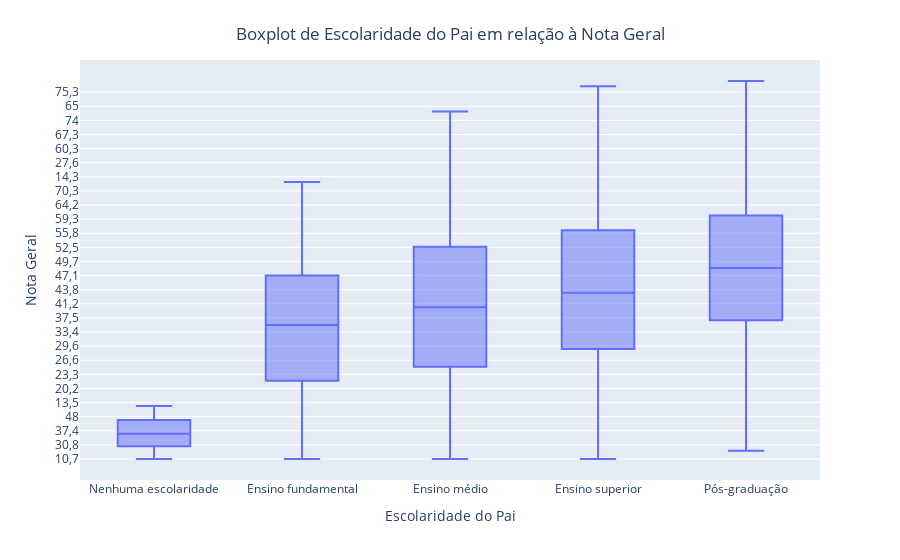

The notebook cell this image was saved under:
### Code cell
categorias = {
    'A': 'Nenhuma escolaridade',
    'B': 'Ensino fundamental',
    'C': 'Ensino fundamental',
    'D': 'Ensino médio',
    'E': 'Ensino superior',
    'F': 'Pós-graduação'
}

ordem_categorias = {'Nenhuma escolaridade': 1, 'Ensino fundamental': 2, 
                    'Ensino médio': 3, 'Ensino superior': 4, 'Pós-graduação': 5}

dados_explorados['Categoria'] = dados_explorados['Escolaridade_pai'].map(categorias)

dados_explorados['ordem_categoria'] = dados_explorados['Categoria'].map(ordem_categorias)

dados_explorados = dados_explorados.sort_values(by=['ordem_categoria', 'Nota_geral'])

fig = px.box(dados_explorados, x='Categoria', y='Nota_geral', 
             labels={'Categoria': 'Escolaridade do Pai', 'Nota_geral': 'Nota Geral'})
fig.update_layout(title='Boxplot de Escolaridade do Pai em relação à Nota Geral', title_x=0.5, title_y=0.95)
fig.show()

### Figure 1 — Plotly figure (JSON) as saved in the notebook; plotly's stock layout.template omitted (floating-point values rounded to 4 significant figures; data arrays with more than 128 entries replaced by an {"elided": "..."} marker saying what was removed)
{"data": [{"alignmentgroup": "True", "hovertemplate": "Escolaridade do Pai=%{x}<br>Nota Geral=%{y}<extra></extra>", "legendgroup": "", "marker": {"color": "#636efa"}, "name": "", "notched": false, "offsetgroup": "", "orientation": "v", "showlegend": false, "type": "box", "x": {"elided": "4186 str values"}, "x0": " ", "xaxis": "x", "y": {"elided": "4186 str values"}, "y0": " ", "yaxis": "y"}], "layout": {"boxmode": "group", "legend": {"tracegroupgap": 0}, "margin": {"t": 60}, "title": {"text": "Boxplot de Escolaridade do Pai em relação à Nota Geral", "x": 0.5, "y": 0.95}, "xaxis": {"anchor": "y", "domain": [0, 1], "title": {"text": "Escolaridade do Pai"}}, "yaxis": {"anchor": "x", "domain": [0, 1], "title": {"text": "Nota Geral"}}}}
